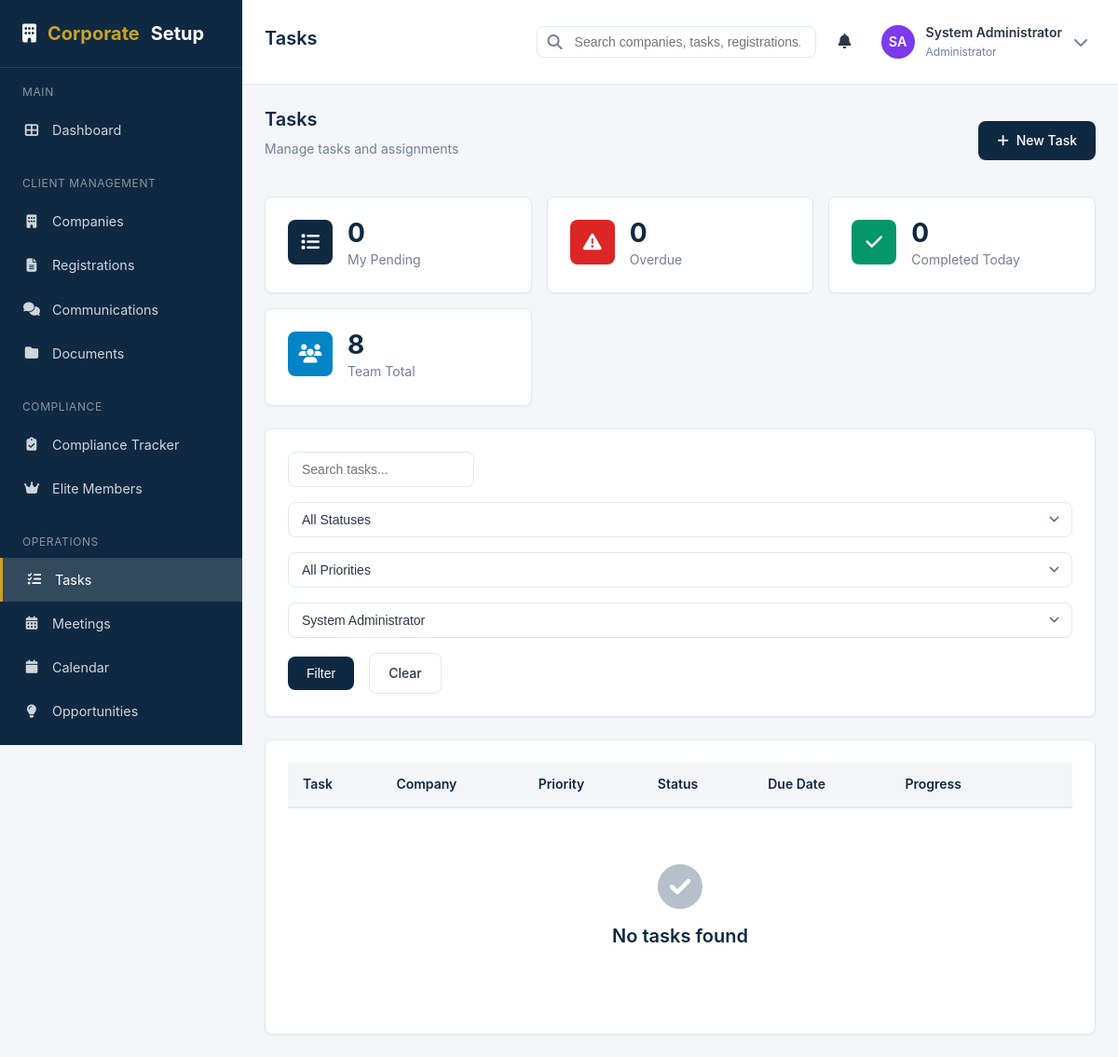
Screenshot of /tasks.php (signed in) with the database file from the repository.
### tables this page shows
CREATE TABLE IF NOT EXISTS `users` (
    `id` INT AUTO_INCREMENT PRIMARY KEY,
    `employee_id` VARCHAR(20) UNIQUE,
    `name` VARCHAR(100) NOT NULL,
    `email` VARCHAR(100) NOT NULL UNIQUE,
    `password` VARCHAR(255) NOT NULL,
    `phone` VARCHAR(20),
    `avatar` VARCHAR(255),
    `role_id` INT NOT NULL,
    `department_id` INT,
    `position` VARCHAR(100),
    `status` ENUM('active', 'inactive', 'suspended') DEFAULT 'active',
    `login_attempts` INT DEFAULT 0,
    `locked_until` DATETIME NULL,
    `last_login` DATETIME,
    `email_verified` TINYINT(1) DEFAULT 0,
    `must_change_password` TINYINT(1) DEFAULT 0,
    `created_at` TIMESTAMP DEFAULT CURRENT_TIMESTAMP,
    `updated_at` TIMESTAMP DEFAULT CURRENT_TIMESTAMP ON UPDATE CURRENT_TIMESTAMP,
    FOREIGN KEY (`role_id`) REFERENCES `roles`(`id`) ON DELETE NO ACTION,
    FOREIGN KEY (`department_id`) REFERENCES `departments`(`id`) ON DELETE SET NULL
);

CREATE TABLE IF NOT EXISTS `roles` (
    `id` INT AUTO_INCREMENT PRIMARY KEY,
    `name` VARCHAR(50) NOT NULL UNIQUE,
    `display_name` VARCHAR(100) NOT NULL,
    `description` TEXT,
    `permissions` JSON,
    `is_system` TINYINT(1) DEFAULT 0,
    `created_at` TIMESTAMP DEFAULT CURRENT_TIMESTAMP,
    `updated_at` TIMESTAMP DEFAULT CURRENT_TIMESTAMP ON UPDATE CURRENT_TIMESTAMP
);

### views/tasks/index.php (the view, shortened to what the rows shown need)
<?php if ($action === 'add' || ($action === 'edit' && $task)): ?>
    <div class="page-header">
        <div>
            <h1 class="page-title"><?= $action === 'add' ? 'New Task' : 'Edit Task' ?></h1>
            <p class="page-subtitle"><a href="tasks.php">Tasks</a> &rsaquo; <?= $action === 'add' ? 'New' : sanitize($task['title'] ?? '') ?></p>
        </div>
        <div class="btn-group">
            <a href="tasks.php" class="btn btn-outline">Cancel</a>
            <button type="submit" form="taskForm" class="btn btn-primary"><i class="fas fa-save"></i> Save</button>
        </div>
    </div>
    <form id="taskForm" method="POST">
        <?= csrf_field() ?>
        <input type="hidden" name="action" value="save">
        <?php if ($action === 'edit' && !empty($task['id'])): ?>
            <input type="hidden" name="id" value="<?= intval($task['id']) ?>">
        <?php endif; ?>
        <div class="grid grid-2 gap-4">
            <div class="card">
                <div class="card-header"><h3 class="card-title">Task Details</h3></div>
                <div class="card-body">
                    <div class="form-group">
                        <label class="form-label required" for="title">Title</label>
                        <input type="text" id="title" name="title" class="form-control" value="<?= sanitize($task['title'] ?? '') ?>" required>
                    </div>
                    <div class="form-group">
                        <label class="form-label" for="description">Description</label>
                        <textarea id="description" name="description" class="form-control" rows="4"><?= sanitize($task['description'] ?? '') ?></textarea>
                    </div>
                    <div class="form-row">
                        <div class="form-group">
                            <label class="form-label" for="task_type">Type</label>
                            <select id="task_type" name="task_type" class="form-control">
                                <?php $types = ['general', 'registration', 'compliance', 'meeting', 'client', 'admin', 'other']; ?>
                                <?php foreach ($types as $t): ?>
                                    <option value="<?= $t ?>" <?= ($task['task_type'] ?? 'general') === $t ? 'selected' : '' ?>><?= ucwords($t) ?></option>
                                <?php endforeach; ?>
                            </select>
                        </div>
                        <div class="form-group">
                            <label class="form-label" for="priority">Priority</label>
                            <select id="priority" name="priority" class="form-control">
                                <option value="low" <?= ($task['priority'] ?? '') === 'low' ? 'selected' : '' ?>>Low</option>
                                <option value="medium" <?= ($task['priority'] ?? 'medium') === 'medium' ? 'selected' : '' ?>>Medium</option>
                                <option value="high" <?= ($task['priority'] ?? '') === 'high' ? 'selected' : '' ?>>High</option>
                                <option value="urgent" <?= ($task['priority'] ?? '') === 'urgent' ? 'selected' : '' ?>>Urgent</option>
                            </select>
                        </div>
                    </div>
                    <div class="form-group">
                        <label class="form-label required" for="assigned_to">Assigned To</label>
                        <?php
                        $selectedAssignees = $taskAssigneeIds ?? [];
                        if (empty($selectedAssignees)) {
                            $selectedAssignees = [!empty($task['assigned_to']) ? (int)$task['assigned_to'] : (int)$user['id']];
                        }
                        ?>
                        <select id="assigned_to" name="assigned_to[]" class="form-control" multiple required size="6">
                            <?php foreach ($staff as $s): ?>
                                <option value="<?= $s['id'] ?>" <?= in_array((int)$s['id'], $selectedAssignees, true) ? 'selected' : '' ?>><?= sanitize($s['name']) ?></option>
                            <?php endforeach; ?>
                        </select>
                        <small class="text-muted">Hold Ctrl (Windows) or Cmd (Mac) to select multiple staff.</small>
                    </div>
                    <div class="form-group">
                        <label class="form-label" for="tags">Tags</label>
                        <input type="text" id="tags" name="tags" class="form-control" value="<?= sanitize($task['tags'] ?? '') ?>" placeholder="Comma separated tags">
                    </div>
                </div>
            </div>
            <div class="card">
                <div class="card-header"><h3 class="card-title">Scheduling</h3></div>
                <div class="card-body">
                    <div class="form-row">
                        <div class="form-group">
                            <label class="form-label" for="status">Status</label>
                            <select id="status" name="status" class="form-control">
                                <option value="pending" <?= ($task['status'] ?? 'pending') === 'pending' ? 'selected' : '' ?>>Pending</option>
                                <option value="in_progress" <?= ($task['status'] ?? '') === 'in_progress' ? 'selected' : '' ?>>In Progress</option>
                                <option value="completed" <?= ($task['status'] ?? '') === 'completed' ? 'selected' : '' ?>>Completed</option>
                                <option value="cancelled" <?= ($task['status'] ?? '') === 'cancelled' ? 'selected' : '' ?>>Cancelled</option>
                                <option value="on_hold" <?= ($task['status'] ?? '') === 'on_hold' ? 'selected' : '' ?>>On Hold</option>
                            </select>
                        </div>
                        <div class="form-group">
                            <label class="form-label" for="progress">Progress</label>
                            <select id="progress" name="progress" class="form-control">
                                <?php for ($i = 0; $i <= 100; $i += 10): ?>
                                    <option value="<?= $i ?>" <?= ($task['progress'] ?? 0) == $i ? 'selected' : '' ?>><?= $i ?>%</option>
                                <?php endfor; ?>
                            </select>
                        </div>
                    </div>
                    <div class="form-row">
                        <div class="form-group">
                            <label class="form-label" for="due_date">Due Date</label>
                            <input type="date" id="due_date" name="due_date" class="form-control" value="<?= $task['due_date'] ?? '' ?>">
                        </div>
                        <div class="form-group">
                            <label class="form-label" for="due_time">Due Time</label>
                            <input type="time" id="due_time" name="due_time" class="form-control" value="<?= $task['due_time'] ?? '' ?>">
                        </div>
                    </div>
                    <div class="form-group">
                        <label class="form-label" for="frequency">Frequency</label>
                        <select id="frequency" name="frequency" class="form-control">
                            <option value="once" <?= ($task['frequency'] ?? 'once') === 'once' ? 'selected' : '' ?>>Once</option>
                            <option value="daily" <?= ($task['frequency'] ?? '') === 'daily' ? 'selected' : '' ?>>Daily</option>
                            <option value="weekly" <?= ($task['frequency'] ?? '') === 'weekly' ? 'selected' : '' ?>>Weekly</option>
                            <option value="monthly" <?= ($task['frequency'] ?? '') === 'monthly' ? 'selected' : '' ?>>Monthly</option>
                            <option value="quarterly" <?= ($task['frequency'] ?? '') === 'quarterly' ? 'selected' : '' ?>>Quarterly</option>
                            <option value="yearly" <?= ($task['frequency'] ?? '') === 'yearly' ? 'selected' : '' ?>>Yearly</option>
                        </select>
                    </div>
                    <div class="form-group">
                        <label class="form-label" for="related_company_id">Related Company</label>
                        <select id="related_company_id" name="related_company_id" class="form-control">
                            <option value="">None</option>
                            <?php foreach ($companies as $c): ?>
                                <option value="<?= $c['id'] ?>" <?= ($task['related_company_id'] ?? '') == $c['id'] ? 'selected' : '' ?>><?= sanitize($c['company_name']) ?></option>
                            <?php endforeach; ?>
                        </select>
                    </div>
                </div>
            </div>
        </div>
    </form>
<?php else: ?>
    <div class="page-header">
        <div>
            <h1 class="page-title">Tasks</h1>
        </div>
    </div>
    <div class="card">
        <div class="card-body p-0">
            <div class="table-container">
                <table class="table" id="tasksTable">
                    <thead>
                        <tr><th>Task</th><th>Company</th><th>Priority</th><th>Status</th><th>Due Date</th><th>Progress</th><th></th></tr>
                    </thead>
                </table>
            </div>
        </div>
    </div>
<?php endif; ?>

### views/layouts/app.php (shortened to what the rows shown need)
<?php
$user = getCurrentUser();
?>
<!DOCTYPE html>
<html lang="en">
<head>
    <link rel="stylesheet" href="assets/css/style.css">
    <link rel="stylesheet" href="https://cdnjs.cloudflare.com/ajax/libs/font-awesome/6.4.0/css/all.min.css">
</head>
<body>
    <div class="app-wrapper">
        <main class="main-content">
            <header class="header">
                <div class="header-left">
                    <?= $pageTitle ? '<h1 class="page-title">' . sanitize($pageTitle) . '</h1>' : '' ?>
                </div>
                <div class="header-right">
                    <div class="dropdown">
                        <div class="user-menu" id="userMenuTrigger">
                            <?= generateAvatar($user['name'], 36, $user['avatar'] ?? null) ?>
                            <div class="user-info">
                                <div class="user-name"><?= sanitize($user['name']) ?></div>
                                <div class="user-role"><?= sanitize($user['role']) ?></div>
                            </div>
                            <i class="fas fa-chevron-down" style="color: var(--dark-grey);"></i>
                        </div>
                    </div>
                </div>
            </header>
            <div class="page-content">
                <?= $content ?? '' ?>
            </div>
        </main>
    </div>
</body>
</html>

### helpers/formatters.php (shortened to what the rows shown need)
<?php
function getInitials($name) {
    $words = explode(' ', trim($name));
    $initials = '';
    foreach ($words as $word) {
        if (!empty($word)) {
            $initials .= strtoupper(substr($word, 0, 1));
        }
        if (strlen($initials) >= 2) break;
    }
    return $initials ?: 'NA';
}
function getAvatarColor($name) {
    $colors = [
        '#2563eb', '#059669', '#d97706', '#dc2626',
        '#7c3aed', '#0891b2', '#c2410c', '#be185d'
    ];
    $hash = 0;
    for ($i = 0; $i < strlen($name); $i++) {
        $hash = ord($name[$i]) + (($hash << 5) - $hash);
    }
    return $colors[abs($hash) % count($colors)];
}
function generateAvatar($name, $size = 40, $avatarPath = null) {
    $initials = getInitials($name);
    $color = getAvatarColor($name);
    return '<div class="avatar" style="width:' . $size . 'px;height:' . $size . 'px;background-color:' . $color . ';font-size:' . ($size * 0.4) . 'px;">' . $initials . '</div>';
}

### rows the page displays
users: name "SA", name "System Administrator", role.name "Administrator"

### other values shown
$pageTitle "Tasks"
$myPending "0"
$overdue "0"
$completedToday "0"
$teamPending "8"
form field assigned "System Administrator"
